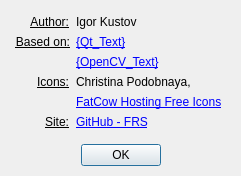
<?xml version="1.0" encoding="UTF-8"?>
<ui version="4.0">
 <class>dlg_AboutDialog</class>
 <widget class="QDialog" name="dlg_AboutDialog">
  <property name="geometry">
   <rect>
    <x>0</x>
    <y>0</y>
    <width>241</width>
    <height>176</height>
   </rect>
  </property>
  <property name="windowTitle">
   <string>About FRS</string>
  </property>
  <property name="modal">
   <bool>true</bool>
  </property>
  <widget class="QDialogButtonBox" name="buttonBox">
   <property name="geometry">
    <rect>
     <x>10</x>
     <y>140</y>
     <width>221</width>
     <height>31</height>
    </rect>
   </property>
   <property name="orientation">
    <enum>Qt::Horizontal</enum>
   </property>
   <property name="standardButtons">
    <set>QDialogButtonBox::Ok</set>
   </property>
   <property name="centerButtons">
    <bool>true</bool>
   </property>
  </widget>
  <widget class="QWidget" name="formLayoutWidget">
   <property name="geometry">
    <rect>
     <x>10</x>
     <y>10</y>
     <width>221</width>
     <height>124</height>
    </rect>
   </property>
   <layout class="QFormLayout" name="formLayout">
    <property name="fieldGrowthPolicy">
     <enum>QFormLayout::AllNonFixedFieldsGrow</enum>
    </property>
    <property name="margin">
     <number>5</number>
    </property>
    <item row="0" column="0">
     <widget class="QLabel" name="lbl_AuthorSectionName">
      <property name="minimumSize">
       <size>
        <width>54</width>
        <height>0</height>
       </size>
      </property>
      <property name="text">
       <string>&lt;html&gt;&lt;head/&gt;&lt;body&gt;&lt;p align=&quot;right&quot;&gt;&lt;span style=&quot; font-size:9pt; text-decoration: underline;&quot;&gt;Author:&lt;/span&gt;&lt;/p&gt;&lt;/body&gt;&lt;/html&gt;</string>
      </property>
     </widget>
    </item>
    <item row="0" column="1">
     <widget class="QLabel" name="lbl_AuthorSectionText">
      <property name="text">
       <string>&lt;html&gt;&lt;head/&gt;&lt;body&gt;&lt;p&gt;&lt;span style=&quot; font-size:9pt;&quot;&gt;Igor Kustov&lt;/span&gt;&lt;/p&gt;&lt;/body&gt;&lt;/html&gt;</string>
      </property>
     </widget>
    </item>
    <item row="1" column="0">
     <widget class="QLabel" name="lbl_BasedOnSectionName">
      <property name="text">
       <string>&lt;html&gt;&lt;head/&gt;&lt;body&gt;&lt;p align=&quot;right&quot;&gt;&lt;span style=&quot; font-size:9pt; text-decoration: underline;&quot;&gt;Based on:&lt;/span&gt;&lt;/p&gt;&lt;/body&gt;&lt;/html&gt;</string>
      </property>
     </widget>
    </item>
    <item row="1" column="1">
     <widget class="QLabel" name="lbl_BasedOnSectionQtText">
      <property name="text">
       <string>&lt;html&gt;&lt;head/&gt;&lt;body&gt;&lt;p&gt;&lt;a href=&quot;http://qt.nokia.com/&quot;&gt;&lt;span style=&quot; font-size:9pt; text-decoration: underline; color:#0000ff;&quot;&gt;{Qt_Text}&lt;/span&gt;&lt;/a&gt;&lt;/p&gt;&lt;/body&gt;&lt;/html&gt;</string>
      </property>
     </widget>
    </item>
    <item row="2" column="1">
     <widget class="QLabel" name="lbl_BasedOnSectionOpenCvText">
      <property name="text">
       <string>&lt;html&gt;&lt;head/&gt;&lt;body&gt;&lt;p&gt;&lt;a href=&quot;http://code.opencv.org&quot;&gt;&lt;span style=&quot; font-size:9pt; text-decoration: underline; color:#0000ff;&quot;&gt;{OpenCV_Text}&lt;/span&gt;&lt;/a&gt;&lt;/p&gt;&lt;/body&gt;&lt;/html&gt;</string>
      </property>
     </widget>
    </item>
    <item row="3" column="0">
     <widget class="QLabel" name="lbl_IconsSectionName">
      <property name="minimumSize">
       <size>
        <width>54</width>
        <height>0</height>
       </size>
      </property>
      <property name="text">
       <string>&lt;html&gt;&lt;head/&gt;&lt;body&gt;&lt;p align=&quot;right&quot;&gt;&lt;span style=&quot; font-size:9pt; text-decoration: underline;&quot;&gt;Icons:&lt;/span&gt;&lt;/p&gt;&lt;/body&gt;&lt;/html&gt;</string>
      </property>
     </widget>
    </item>
    <item row="3" column="1">
     <widget class="QLabel" name="lbl_IconsSectionChrisText">
      <property name="text">
       <string>&lt;html&gt;&lt;head/&gt;&lt;body&gt;&lt;p&gt;&lt;span style=&quot; font-size:9pt;&quot;&gt;Christina Podobnaya,&lt;/span&gt;&lt;/p&gt;&lt;/body&gt;&lt;/html&gt;</string>
      </property>
     </widget>
    </item>
    <item row="4" column="1">
     <widget class="QLabel" name="lbl_IconsSectionFatCowText">
      <property name="text">
       <string>&lt;html&gt;&lt;head/&gt;&lt;body&gt;&lt;p&gt;&lt;a href=&quot;http://www.fatcow.com/free-icons&quot;&gt;&lt;span style=&quot; font-size:9pt; text-decoration: underline; color:#0000ff;&quot;&gt;FatCow Hosting Free Icons&lt;/span&gt;&lt;/a&gt;&lt;/p&gt;&lt;/body&gt;&lt;/html&gt;</string>
      </property>
     </widget>
    </item>
    <item row="5" column="0">
     <widget class="QLabel" name="lbl_SiteSectionName">
      <property name="minimumSize">
       <size>
        <width>54</width>
        <height>0</height>
       </size>
      </property>
      <property name="text">
       <string>&lt;html&gt;&lt;head/&gt;&lt;body&gt;&lt;p align=&quot;right&quot;&gt;&lt;span style=&quot; font-size:9pt; text-decoration: underline;&quot;&gt;Site:&lt;/span&gt;&lt;/p&gt;&lt;/body&gt;&lt;/html&gt;</string>
      </property>
     </widget>
    </item>
    <item row="5" column="1">
     <widget class="QLabel" name="lbl_SiteSectionText">
      <property name="text">
       <string>&lt;html&gt;&lt;head/&gt;&lt;body&gt;&lt;p&gt;&lt;a href=&quot;https://github.com/Akim-13/FRS&quot;&gt;&lt;span style=&quot; font-size:9pt; text-decoration: underline; color:#0000ff;&quot;&gt;GitHub - FRS&lt;/span&gt;&lt;/a&gt;&lt;/p&gt;&lt;/body&gt;&lt;/html&gt;</string>
      </property>
     </widget>
    </item>
   </layout>
  </widget>
 </widget>
 <resources/>
 <connections>
  <connection>
   <sender>buttonBox</sender>
   <signal>accepted()</signal>
   <receiver>dlg_AboutDialog</receiver>
   <slot>accept()</slot>
   <hints>
    <hint type="sourcelabel">
     <x>248</x>
     <y>254</y>
    </hint>
    <hint type="destinationlabel">
     <x>157</x>
     <y>274</y>
    </hint>
   </hints>
  </connection>
  <connection>
   <sender>buttonBox</sender>
   <signal>rejected()</signal>
   <receiver>dlg_AboutDialog</receiver>
   <slot>reject()</slot>
   <hints>
    <hint type="sourcelabel">
     <x>316</x>
     <y>260</y>
    </hint>
    <hint type="destinationlabel">
     <x>286</x>
     <y>274</y>
    </hint>
   </hints>
  </connection>
 </connections>
</ui>
